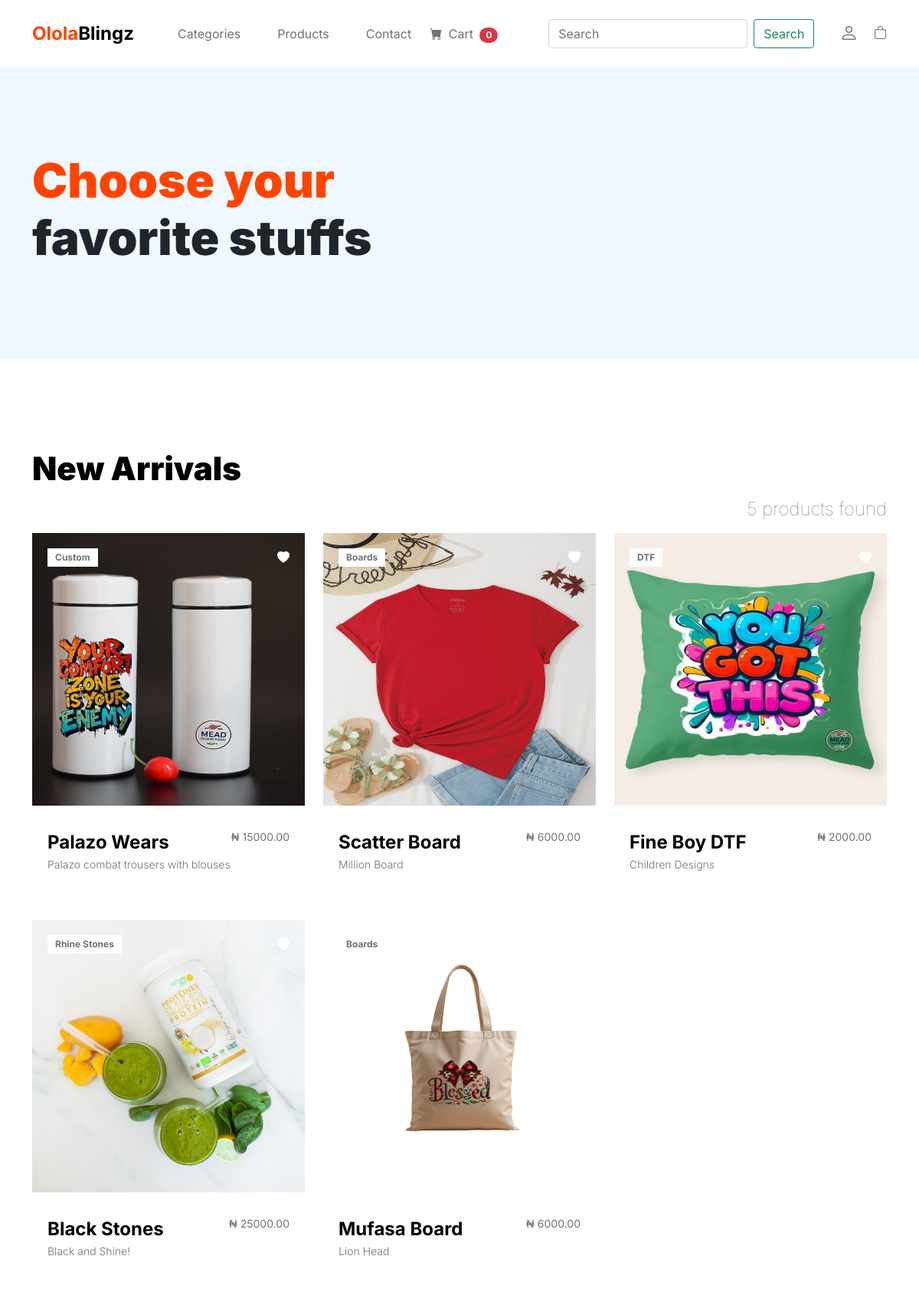
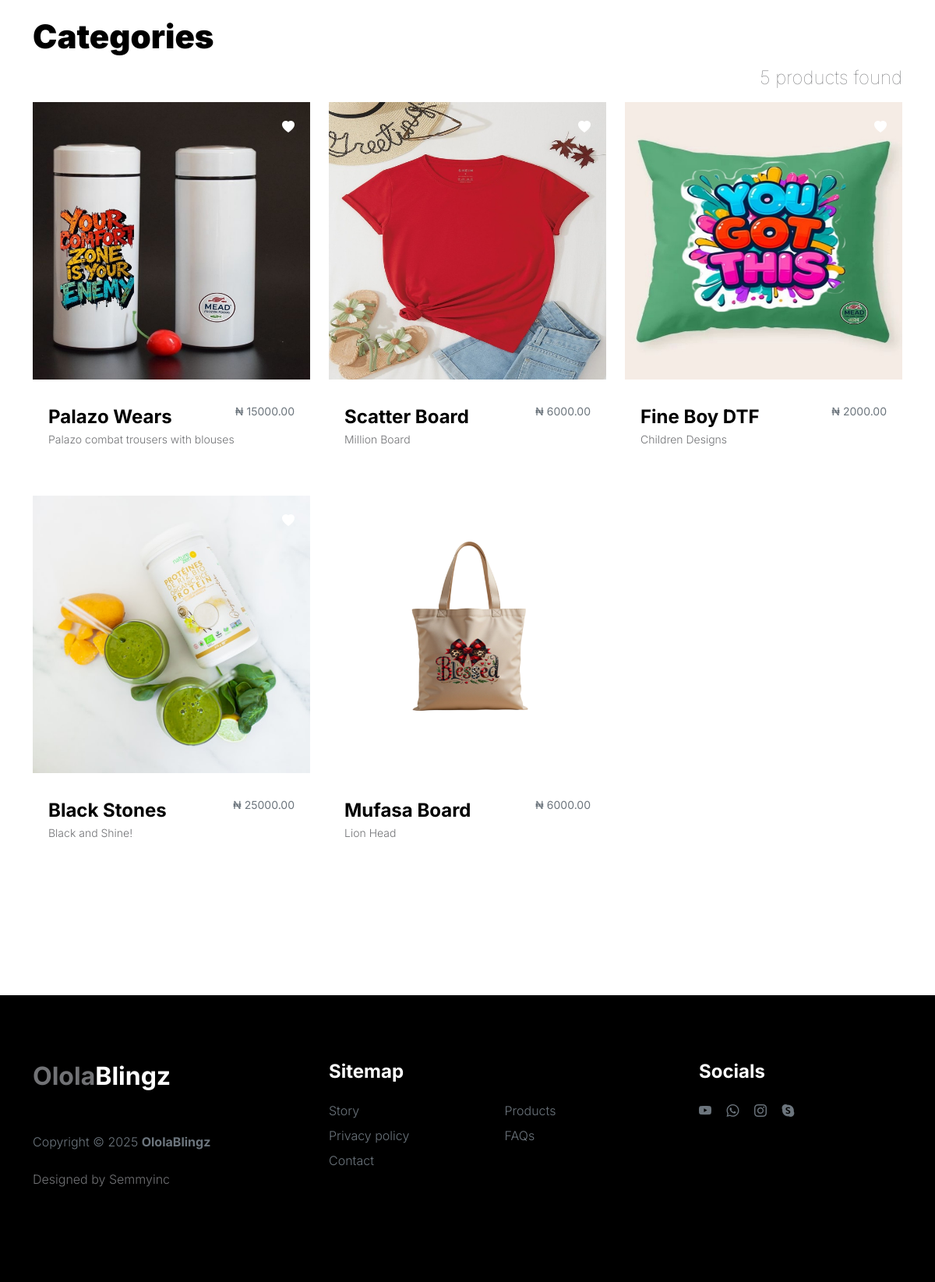
The app's page /product/ with its own data (2 pictures, top to bottom).
### product/models.py (models this page shows, shortened)
class Product(models.Model):
    product_name = models.CharField(max_length=50)
    slug = models.SlugField()
    category = models.ForeignKey(Category, on_delete=models.CASCADE, null=True, blank=True)
    description = models.TextField()
    promo = models.BooleanField(default=False)
    price = models.DecimalField(max_digits=7, decimal_places=2)
    promo_price = models.DecimalField(max_digits=7, decimal_places=2)
    image = models.ImageField(upload_to='uploads/product_picture', default='default.jpg')
    available = models.BooleanField(default=True, blank=True, null=True)
    created_at = models.DateTimeField(auto_now_add=True, blank=True, null=True)
    modified_at = models.DateTimeField(auto_now=True, blank=True, null=True)
    stock_level = models.IntegerField(blank=True, null=True)
    def get_slug_url(self):
        return reverse('product_detail', args=[self.category.slug, self.slug])

class Category(models.Model):
    category_name = models.CharField(max_length=50, unique=True)
    slug = models.SlugField(unique=True)
    description = models.TextField()
    image = models.ImageField(upload_to='uploads/category_picture', default='default.jpg')
    def __str__(self):
        return self.category_name
    class Meta:
        verbose_name_plural = 'Categories'
    def get_slug_url(self):
        return reverse('products_by_category', args=[self.slug])

### product/views.py (the view)
# urls.py: path("", views.products, name='products'),
def products(request, category_slug=None):
    category = None
    products = None
    if category_slug != None:
        category = Category.objects.get(slug=category_slug)
        products = Product.objects.filter(category=category, available=True)
        paginator = Paginator(products, 6)
        page = request.GET.get('page')
        paged_products = paginator.get_page(page)
        product_count = products.count()
    else:
        products = Product.objects.all().filter(available=True)
        paginator = Paginator(products, 6)
        page = request.GET.get('page')
        paged_products = paginator.get_page(page)
        product_count = products.count()
    context = {'products':paged_products, 'product_count':product_count}
    return render(request, 'product/products.html', context)

### templates/product/products.html (shortened to what this page needs)
{% extends 'base.html' %}
{% block content %}
{% load static %}
            <header class="site-header section-padding d-flex justify-content-center align-items-center">
                <div class="container">
                    <div class="row">
                        <div class="col-lg-10 col-12">
                            <h1>
                                <span class="d-block text-primary">Choose your</span>
                                <span class="d-block text-dark">favorite stuffs</span>
                            </h1>
                        </div>
                    </div>
                </div>
            </header>
            <section class="products section-padding">
                <div class="container">
                    <div class="row">
                        <div class="col-12">
                            <h2 class="mb-2">New Arrivals</h2>
                            {% if product_count == 1 %}
                                <p class="lead display-5 text-end">{{product_count}} product found</p>
                            {% else %}
                                <p class="lead display-5 text-end">{{product_count}} products found</p>
                            {% endif %}
                        </div>
                        {% if products %}
                            {% for product in products %}
                                <div class="col-lg-4 col-12 mb-3">
                                    <div class="product-thumb">
                                        <a href="{{product.get_slug_url}}">
                                            <img src="{{product.image.url}}" class="img-fluid product-image" alt="Product Image">
                                        </a>
                                        <div class="product-top d-flex">
                                            <span class="product-alert me-auto">{{product.category}}</span>
                                            <a href="#" class="bi-heart-fill product-icon"></a>
                                        </div>
                                        <div class="product-info d-flex">
                                            <div>
                                                <h5 class="product-title mb-0">
                                                    <a href="#" class="product-title-link">{{product.product_name}}</a>
                                                </h5>
                                                <p class="product-p">{{product.description}}</p>
                                            </div>
                                            {% if promo %}
                                                <small class="product-price text-muted ms-auto">&#8358 {{product.promo_price}}</small>
                                            {% else %}
                                                <small class="product-price text-muted ms-auto">&#8358 {{product.price}}</small>
                                            {% endif %}
                                        </div>
                                    </div>
                                </div>
                            {% endfor %}
                        {% endif %}
                        <div class="col-12">
                            <h2 class="mb-2">Categories</h2>
                            {% if product_count == 1 %}
                                <p class="lead display-5 text-end">{{product_count}} product found</p>
                            {% else %}
                                <p class="lead display-5 text-end">{{product_count}} products found</p>
                            {% endif %}
                        </div>
                        {% if products %}
                            {% for product in products %}
                                <div class="col-lg-4 col-12 mb-3">
                                    <div class="product-thumb">
                                        <a href="#">
                                            <img src="{{product.image.url}}" class="img-fluid product-image" alt="">
                                        </a>
                                        <div class="product-top d-flex">
                                            <a href="#" class="bi-heart-fill product-icon ms-auto"></a>
                                        </div>
                                    <div class="product-info d-flex">
                                    <div>
                                        <h5 class="product-title mb-0">
                                            <a href="#" class="product-title-link">{{product.product_name}}</a>
                                        </h5>
                                        <p class="product-p">{{product.description}}</p>
                                    </div>
                                    {% if promo %}
                                        <small class="product-price text-muted ms-auto">&#8358 {{product.promo_price}}</small>
                                    {% else %}
                                        <small class="product-price text-muted ms-auto">&#8358 {{product.price}}</small>
                                    {% endif %}
                                </div>
                            </div>
                                </div>
                            {% endfor %}
                        {% endif %}
                    </div>
                </div>
            </section>
{% endblock %}

### templates/base.html (shortened to what this page needs)
{% load static %}
<!doctype html>
<html lang="en">
    <head>
        <link rel="stylesheet" href="https://cdnjs.cloudflare.com/ajax/libs/fonts-awesome/4.7.0/css/fonts-awesome.min.css">
        <link href="{% static 'css/bootstrap.min.css' %}" rel="stylesheet">
        <link href="{% static 'css/bootstrap-icons.css' %}" rel="stylesheet">
        <link rel="stylesheet" href="{% static 'css/slick.css' %}"/>
        <link href="{% static 'css/tooplate-little-fashion.css' %}" rel="stylesheet">
        <link rel="stylesheet" href="{% static 'css/custom.css' %}" type="text/css">
        <link rel="stylesheet" href="{% static 'fontawesomefree/css/all.min.css' %}" type="text/css">
    </head>
    <body>
        {% include 'navbar.html' %}
        <main>
            {% block content %}
            {% endblock %}
        </main>
        {% include 'footer.html' %}
    </body>
</html>

### templates/navbar.html (shortened to what this page needs)
<nav class="navbar navbar-expand-lg">
                <div class="container">
                    <a class="navbar-brand" href="{% url 'home' %}">
                        <strong><span>Olola</span>Blingz</strong>
                    </a>
                    <div class="collapse navbar-collapse" id="navbarNav">
                        <ul class="navbar-nav mx-auto">
                            <li class="nav-item dropdown">
                                <a class="nav-link dropdown-toggle" id="navbarDropdown" href="#" role="button" data-bs-toggle="dropdown" aria-expanded="false">Categories</a>
                            </li>
                            <li class="nav-item">
                                <a class="nav-link" href="{% url 'products' %}">Products</a>
                            </li>
                            <li class="nav-item">
                                <a class="nav-link" href="contact.html">Contact</a>
                            </li>
                            <li class="nav-item">
                                <a href="{% url 'cart_page' %}">
                                    <i class="bi-cart-fill me-1"></i>
                                    Cart
                                    <span class="badge bg-danger ms-1 rounded-pill text-white">{{cart_counter|length}}</span>
                                </a>
                            </li>
                        </ul>
                        <div class="d-none d-lg-block mx-auto">
                            <form class="d-flex" role="search" method="POST" action="{% url 'search' %}">
                                <input class="form-control me-2" type="search" placeholder="Search" aria-label="Search", name="search">
                                <button class="btn btn-outline-success" type="submit">Search</button>
                            </form>
                        </div>
                        <div class="d-none d-lg-block">
                            <a href="sign-in.html" class="bi-person custom-icon me-3"></a>
                            <a href="product-detail.html" class="bi-bag custom-icon"></a>
                        </div>
                    </div>
                </div>
            </nav>

### templates/footer.html
<footer class="site-footer">
            <div class="container">
                <div class="row">
                    <div class="col-lg-3 col-10 me-auto mb-4">
                        <h4 class="text-white mb-3"><a href="index.html">Olola</a>Blingz</h4>
                        <p class="copyright-text text-muted mt-lg-5 mb-4 mb-lg-0">Copyright © 2025 <strong>OlolaBlingz</strong></p>
                        <br>
                        <p class="copyright-text">Designed by <a href="https://www.semmyinc.com/" target="_blank">Semmyinc</a></p>
                    </div>
                    <div class="col-lg-5 col-8">
                        <h5 class="text-white mb-3">Sitemap</h5>
                        <ul class="footer-menu d-flex flex-wrap">
                            <li class="footer-menu-item"><a href="about.html" class="footer-menu-link">Story</a></li>
                            <li class="footer-menu-item"><a href="#" class="footer-menu-link">Products</a></li>
                            <li class="footer-menu-item"><a href="#" class="footer-menu-link">Privacy policy</a></li>
                            <li class="footer-menu-item"><a href="#" class="footer-menu-link">FAQs</a></li>
                            <li class="footer-menu-item"><a href="#" class="footer-menu-link">Contact</a></li>
                        </ul>
                    </div>
                    <div class="col-lg-3 col-4">
                        <h5 class="text-white mb-3">Socials</h5>
                        <ul class="social-icon">
                            <li><a href="#" class="social-icon-link bi-youtube"></a></li>
                            <li><a href="#" class="social-icon-link bi-whatsapp"></a></li>
                            <li><a href="#" class="social-icon-link bi-instagram"></a></li>
                            <li><a href="#" class="social-icon-link bi-skype"></a></li>
                        </ul>
                    </div>
                </div>
            </div>
        </footer>

### records on screen
Product: image (picture), category "Custom", product_name "Palazo Wears", description "Palazo combat trousers with blouses", price "15000.00"
Product: image (picture), category "Boards", product_name "Scatter Board", description "Million Board", price "6000.00"
Product: image (picture), category "DTF", product_name "Fine Boy DTF", description "Children Designs", price "2000.00"
Product: image (picture), category "Rhine Stones", product_name "Black Stones", description "Black and Shine!", price "25000.00"
Product: image (picture), category "Boards", product_name "Mufasa Board", description "Lion Head", price "6000.00"

### other values on screen
{{ cart_counter|length }} "0"
{{ product_count }} "5"
